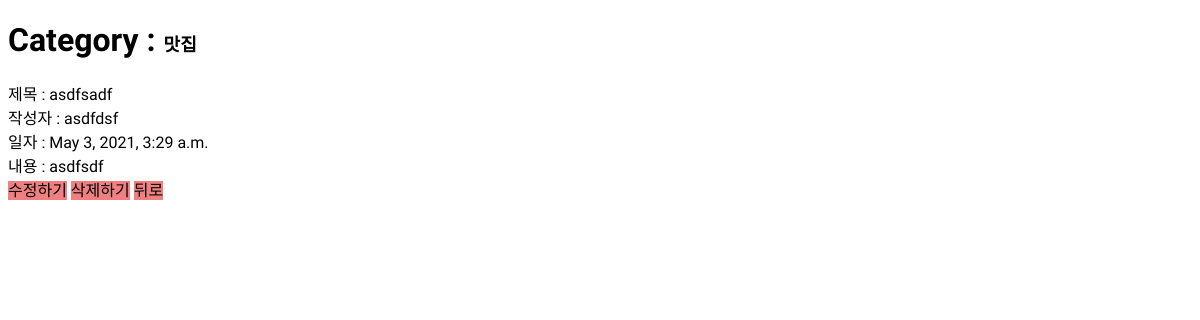
The page /detail/32 on the database its author committed.
### readdataapp/models.py (models this page shows, shortened)
class Article(models.Model):
    category = models.ForeignKey(Category, on_delete=models.CASCADE, related_name='article')
    writer = models.CharField(max_length=64)
    title = models.CharField(max_length=64)
    contents = models.TextField()
    date = models.DateTimeField(auto_now=True)
    is_delated = models.BooleanField(default=False)

class Category(models.Model):
    name = models.CharField(max_length=64)
    def __str__(self):
        return self.name

### readdataapp/views.py (the view)
# urls.py: path('detail/<int:article_pk>', views.detail, name='detail'),
def detail(request, article_pk):
    article = Article.objects.filter(pk=article_pk).first()
    context = {
        'article' : article,
        'article_pk' : article_pk,
    }
    return render(request, 'detail.html', context)

### readdataapp/templates/detail.html (shortened to what this page needs)
<!DOCTYPE html>
<html lang="ko">
<head>
    {% load static %}
    <link rel="stylesheet" type="text/css" href="{% static 'css/index.css' %}">
    <link rel="stylesheet" type="text/css" href="{% static 'css/category.css' %}">
</head>
<body>
    <h1>Category : <span class="heading">{{article.category}}</span></h1>
    제목 : {{article.title}}  <br>
    작성자 : {{article.writer}} <br>
    일자 : {{article.date}} <br>
    내용 : {{article.contents}}<br>
    <a href="{% url 'edit' article.pk %}">수정하기</a>
    <a onclick="return confirm('정말 삭제하시겠습니까?');" href="{% url 'delete' article.pk %}">삭제하기</a>
    <a href="{% url 'category' article.category.pk %}">뒤로</a>
</body>
</html>

### readdataapp/static/css/index.css (style rules this page uses)
body { font-family: 'Gaegu', cursive; font-size: 16px; }
a { color: lightcoral; text-decoration: none; }

### readdataapp/static/css/category.css (style rules this page uses)
.heading { font-size: 18px; }

### readdataapp/templates/detail.html (style rules this page uses)
a { color: black; background-color: lightcoral; }

### rows shown on the page
Article: category "맛집", title "asdfsadf", writer "asdfdsf", date "May 3, 2021, 3:29 a.m.", contents "asdfsdf"
